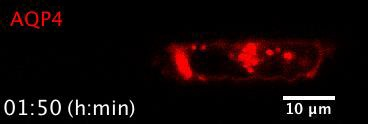
#> input picture movies/movie2/12.jpg, 368 x 124 px
$ jupyter execute SegmentationAlgorithm3.ipynb
#> lines starting #> are read from the running program, lines starting #| are printed output that depends on the picture; after the words box and inside, x2 and y2 are one past the last pixel; in counts of white or black regions, pixels touching at a corner belong together
[cell 1]
from matplotlib.image import imread
import matplotlib.pyplot as plt
import numpy as np
import cv2
from collections import deque
import sys

[cell 2]
def get_left_side(frame, check_size=10, min_mean_pixel=0.03):
    for c in range(0, frame.shape[1], check_size):
        mean_pixel = cv2.mean(frame[:,c:c+check_size])[0]
        if mean_pixel > min_mean_pixel:
            return c
    return 0

def get_right_side(frame, check_size=10, min_mean_pixel=0.03):
    for c in range(frame.shape[1], 0, -(check_size)):
        mean_pixel = cv2.mean(frame[:, c-check_size:c])[0]
        if mean_pixel > min_mean_pixel:
            return c
    return 0

[cell 3]
frame = cv2.imread("movies/movie2/12.jpg")
#> frame is the input picture: shape (124, 368, 3); mean B, G, R 6.2, 6, 17.3
img_raw = frame[38:95, :]
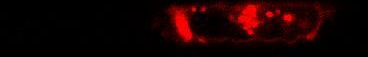
#> img_raw: shape (57, 368, 3); mean B, G, R 1.5, 1.2, 22.4

plt.imshow(img_raw)

[cell 4]
img_gray = cv2.cvtColor(img_raw, cv2.COLOR_BGR2GRAY)
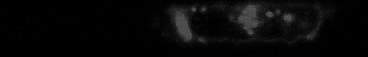
#> img_gray: shape (57, 368); min 0, max 87, mean 7.6

right_end = get_right_side(img_gray, check_size=3, min_mean_pixel=1)
#> the loop in get_right_side, `for c in range(frame.shape[1], 0, -(check_size)):` made 11 passes
#> mean_pixel on passes 1 to 11: 0.281, 0.281, 0.234, 0.14, 0.14, 0.304, 0.456, 0.409, 0.673, 0.848, 1.32
#> right_end = 338
left_end = get_left_side(img_gray, check_size=3, min_mean_pixel=1)
#> the loop in get_left_side, `for c in range(0, frame.shape[1], check_size):` made 51 passes
#> left_end = 150

right_section = img_raw[:, right_end-40:right_end]
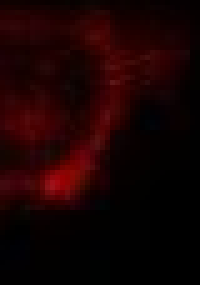
#> right_section: shape (57, 40, 3) (shown 5 times larger); mean B, G, R 2, 1.6, 24.6

cv2.rectangle(img_gray, (left_end, 0), (right_end, 95), (0, 0, 255), 1)
#> img_gray: shape (57, 368); 1.29% of pixels changed, all inside (x1, y1, x2, y2) = (150, 0, 339, 50)

plt.imshow(right_section)
#print(right_end)

[cell 5]
# [6 lines of commented-out code are left out]

[cell 6]
remove_thresh = cv2.threshold(right_section, 105, 255, cv2.THRESH_BINARY)[1]
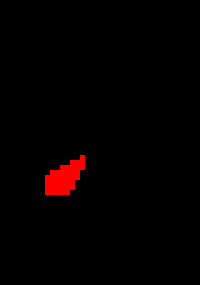
#> remove_thresh: shape (57, 40, 3) (shown 5 times larger); mean B, G, R 0, 0, 4.4

diff_img = cv2.subtract(right_section, remove_thresh)

remove_thresh_mask = remove_thresh[remove_thresh>0]
#> remove_thresh_mask = 39 values from 255 to 255

plt.imshow(diff_img)

[cell 7]
img_raw[:, right_end-40:right_end] = diff_img
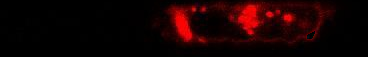
#> img_raw: shape (57, 368, 3); 0.19% of pixels changed, all inside (x1, y1, x2, y2) = (307, 31, 315, 39)
plt.imshow(img_raw)

$ run again, with movies/movie2/1.jpg copied over movies/movie2/12.jpg
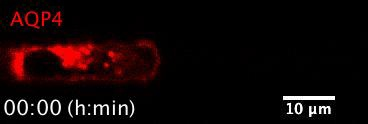
#> input picture movies/movie2/1.jpg, 368 x 124 px
#> frame is the input picture: shape (124, 368, 3); mean B, G, R 6.5, 6.3, 17.7
#> `img_gray = cv2.cvtColor(img_raw, cv2.COLOR_BGR2GRAY)`:
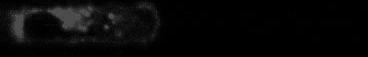
#> img_gray: shape (57, 368); min 0, max 85, mean 7.6
#> the loop in get_right_side, `for c in range(frame.shape[1], 0, -(check_size)):` made 69 passes
#> mean_pixel on passes 1 to 8: 0.175, 0.175, 0.164, 0.14, 0.14, 0.14, 0.14, 0.14
#> right_end = 164
#> the loop in get_left_side, `for c in range(0, frame.shape[1], check_size):` made 1 pass
#> mean_pixel on pass 1: 5.93
#> left_end = 0
#> `right_section = img_raw[:, right_end-40:right_end]`:
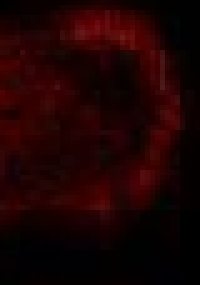
#> right_section: shape (57, 40, 3) (shown 5 times larger); mean B, G, R 2.2, 2, 28.8
#> remove_thresh_mask = [255, 255]

$ run again, with movies/movie2/10.jpg copied over movies/movie2/12.jpg
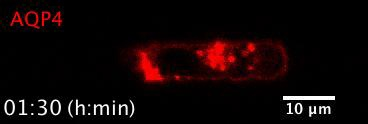
#> input picture movies/movie2/10.jpg, 368 x 124 px
#> frame is the input picture: shape (124, 368, 3); mean B, G, R 6.2, 6, 17
#> `img_gray = cv2.cvtColor(img_raw, cv2.COLOR_BGR2GRAY)`:
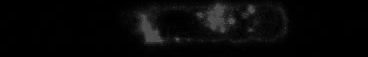
#> img_gray: shape (57, 368); min 0, max 92, mean 7.5
#> the loop in get_right_side, `for c in range(frame.shape[1], 0, -(check_size)):` made 25 passes
#> mean_pixel on passes 1 to 8: 0.281, 0.281, 0.234, 0.14, 0.14, 0.234, 0.281, 0.281
#> right_end = 296
#> the loop in get_left_side, `for c in range(0, frame.shape[1], check_size):` made 40 passes
#> mean_pixel on passes 1 to 8: 0.281, 0.281, 0.281, 0.281, 0.281, 0.0936, 0, 0
#> left_end = 117
#> `right_section = img_raw[:, right_end-40:right_end]`:
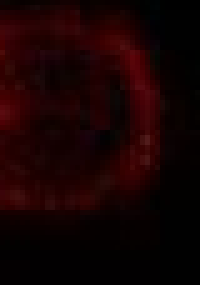
#> right_section: shape (57, 40, 3) (shown 5 times larger); mean B, G, R 2, 1.6, 22.4
#> remove_thresh: shape (57, 40, 3); every value is 0
#> remove_thresh_mask = empty array

$ run again, with movies/movie2/11.jpg copied over movies/movie2/12.jpg
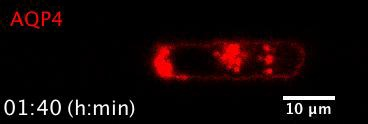
#> input picture movies/movie2/11.jpg, 368 x 124 px
#> frame is the input picture: shape (124, 368, 3); mean B, G, R 6.2, 6, 17.3
#> `img_gray = cv2.cvtColor(img_raw, cv2.COLOR_BGR2GRAY)`:
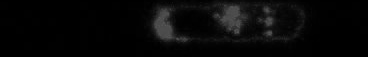
#> img_gray: shape (57, 368); min 0, max 88, mean 7.6
#> the loop in get_right_side, `for c in range(frame.shape[1], 0, -(check_size)):` made 19 passes
#> mean_pixel on passes 1 to 8: 0.281, 0.281, 0.327, 0.421, 0.421, 0.234, 0.14, 0.14
#> right_end = 314
#> the loop in get_left_side, `for c in range(0, frame.shape[1], check_size):` made 47 passes
#> left_end = 138
#> `right_section = img_raw[:, right_end-40:right_end]`:
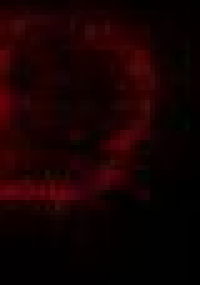
#> right_section: shape (57, 40, 3) (shown 5 times larger); mean B, G, R 2.1, 1.5, 21.5
#> remove_thresh: shape (57, 40, 3); every value is 0
#> remove_thresh_mask = empty array
